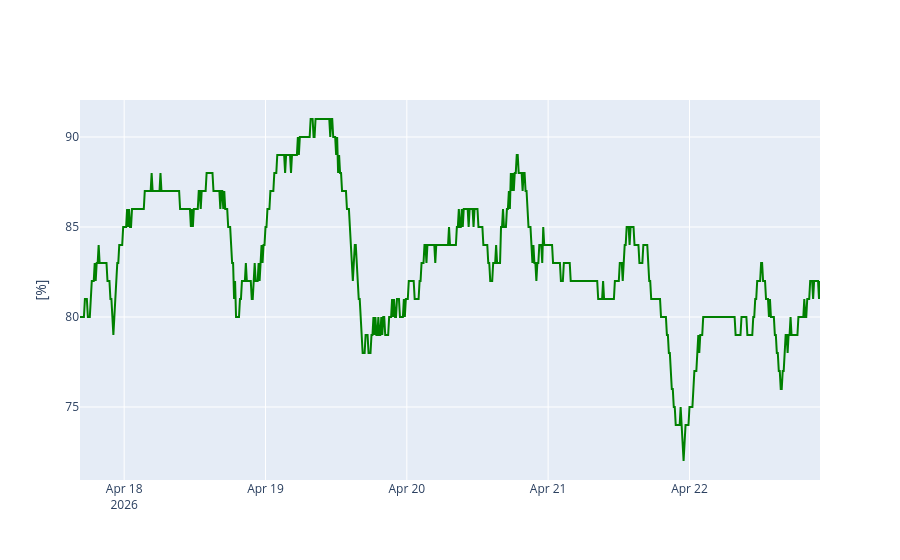

Here is the notebook cell this chart was saved with:
### Markdown cell above
## Gráfica Humedad Relativa

### Code cell
fig=go.Figure()
fig.add_trace(go.Scatter(x=humedad_rel['Tiempo_datetime'], y=humedad_rel['Humedad relativa'],
                         name='Medición', line=dict(color='green',width=2)))
fig.update_layout(xaxis_title=" ",
                  yaxis_title="[%]")
fig.show()

### Figure 1 — Plotly figure (JSON) as saved in the notebook; plotly's stock layout.template omitted (floating-point values rounded to 4 significant figures; data arrays with more than 128 entries replaced by an {"elided": "..."} marker saying what was removed)
{"data": [{"line": {"color": "green", "width": 2}, "name": "Medición", "type": "scatter", "x": {"elided": "755 str values"}, "y": {"elided": "755 float values"}}], "layout": {"xaxis": {"title": {"text": " "}}, "yaxis": {"title": {"text": "[%]"}}}}
